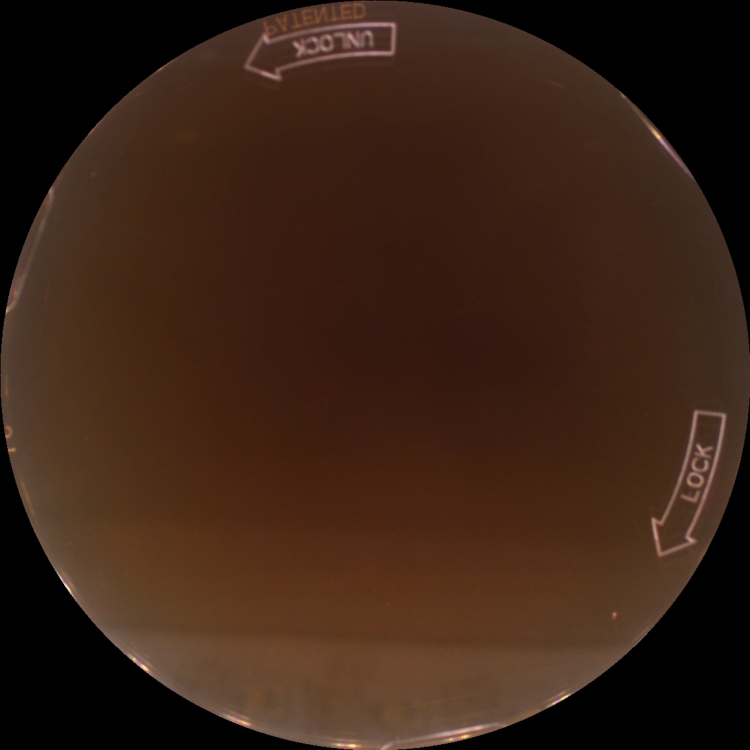
#> input picture Thresholded/00a3fa88262ffa89bb1a5ff58db8778d-171-0.jpg, 1500 x 1500 px (shown at 1/2 size); its folder holds 4 pictures in this run
$ python scale.py
#> lines starting #> are read from the running program, lines starting #| are printed output that depends on the picture
import os
from PIL import Image

p = os.path.abspath('.')
threshold_path = os.path.join(p, 'Thresholded')
scaled_path = os.path.join(p, 'Downsampled')


##Read files in the specified directory
files = (file for file in os.listdir(threshold_path)
         if os.path.isfile(os.path.join(threshold_path, file)))

for name in files:
    try:
        img = Image.open(threshold_path+'/'+name)
#> img is the input picture: PIL image 1500x1500 RGB; mean R, G, B 58, 34.7, 21.9
        img.thumbnail((500, 500))
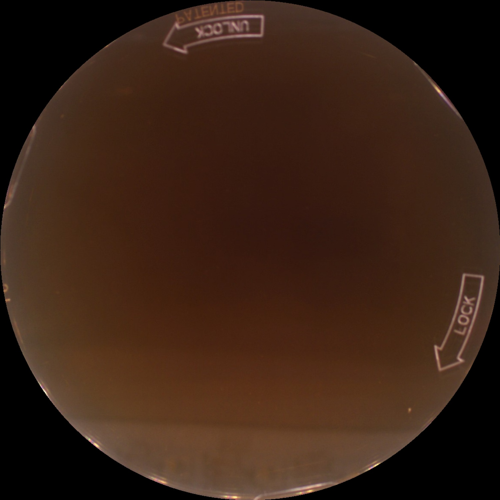
#> img: PIL image 500x500 RGB; mean R, G, B 58, 34.7, 21.9
        img.save(os.path.join(scaled_path, name))
        print(f"Processed {name}")
    except:
        print(f"something is wrong with {name}")
#> pass 2 of the loop `for name in files:`:
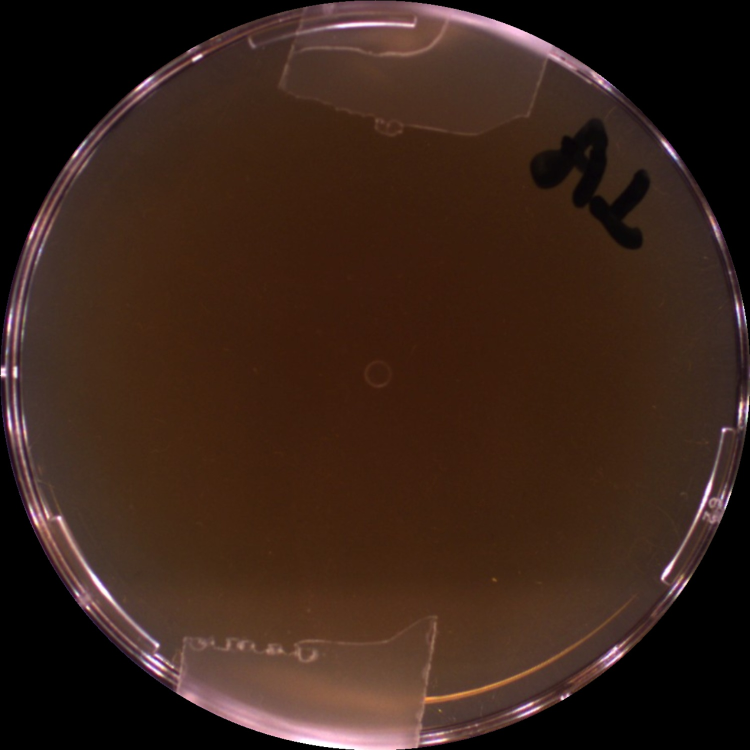
#> input picture Thresholded/00a7b8e0202c8ebb46eab9e2a67ad0e9-295-0.jpg, 1500 x 1500 px (shown at 1/2 size)
#> img is the input picture: PIL image 1500x1500 RGB; mean R, G, B 57.3, 35.5, 25.5
#> `img.thumbnail((500, 500))`:
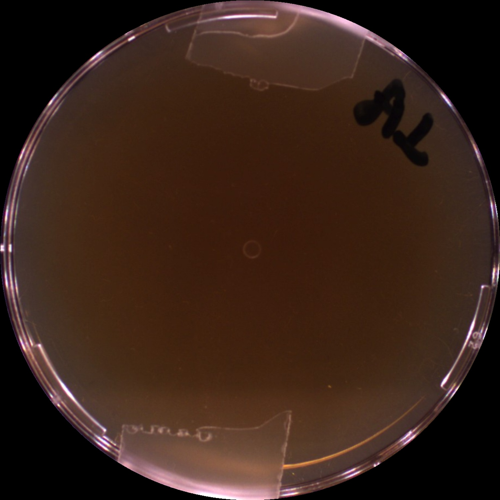
#> img: PIL image 500x500 RGB; mean R, G, B 57.3, 35.6, 25.5
#> pass 3 of the loop `for name in files:`:
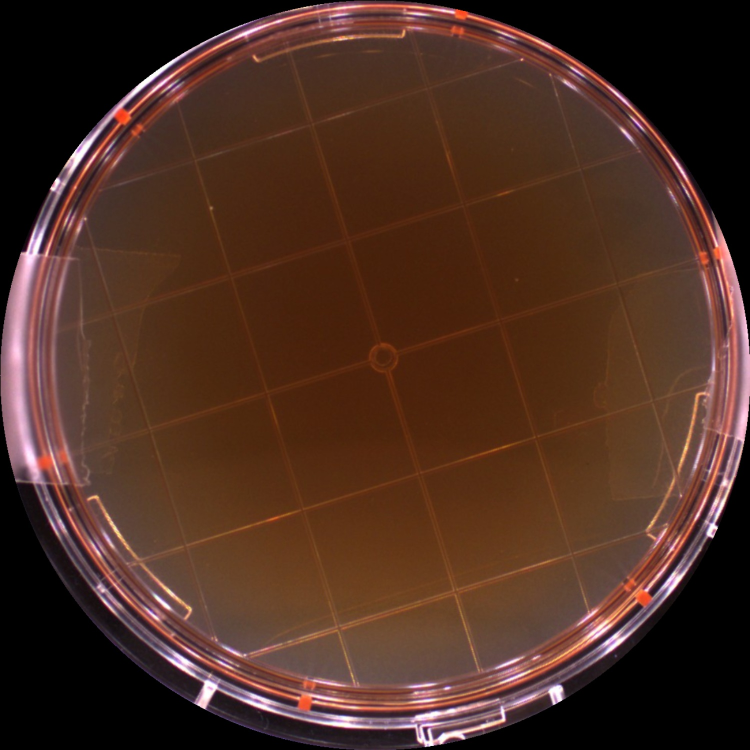
#> input picture Thresholded/00a7b8e0202c8ebb46eab9e2a67ad0e9-99-0.jpg, 1500 x 1500 px (shown at 1/2 size)
#> img is the input picture: PIL image 1500x1500 RGB; mean R, G, B 76.2, 46.5, 34.4
#> `img.thumbnail((500, 500))`:
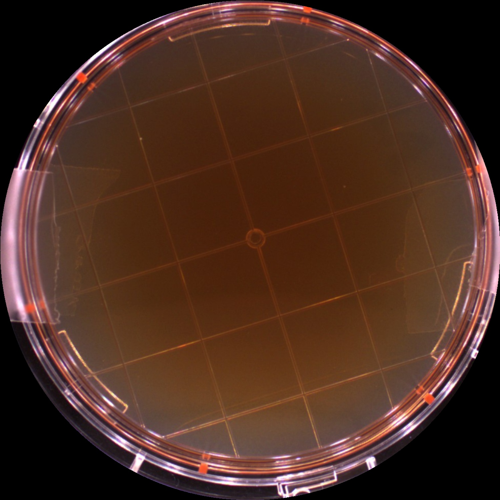
#> img: PIL image 500x500 RGB; mean R, G, B 76.3, 46.5, 34.4
#> the loop made 4 passes; the first 3 are shown
